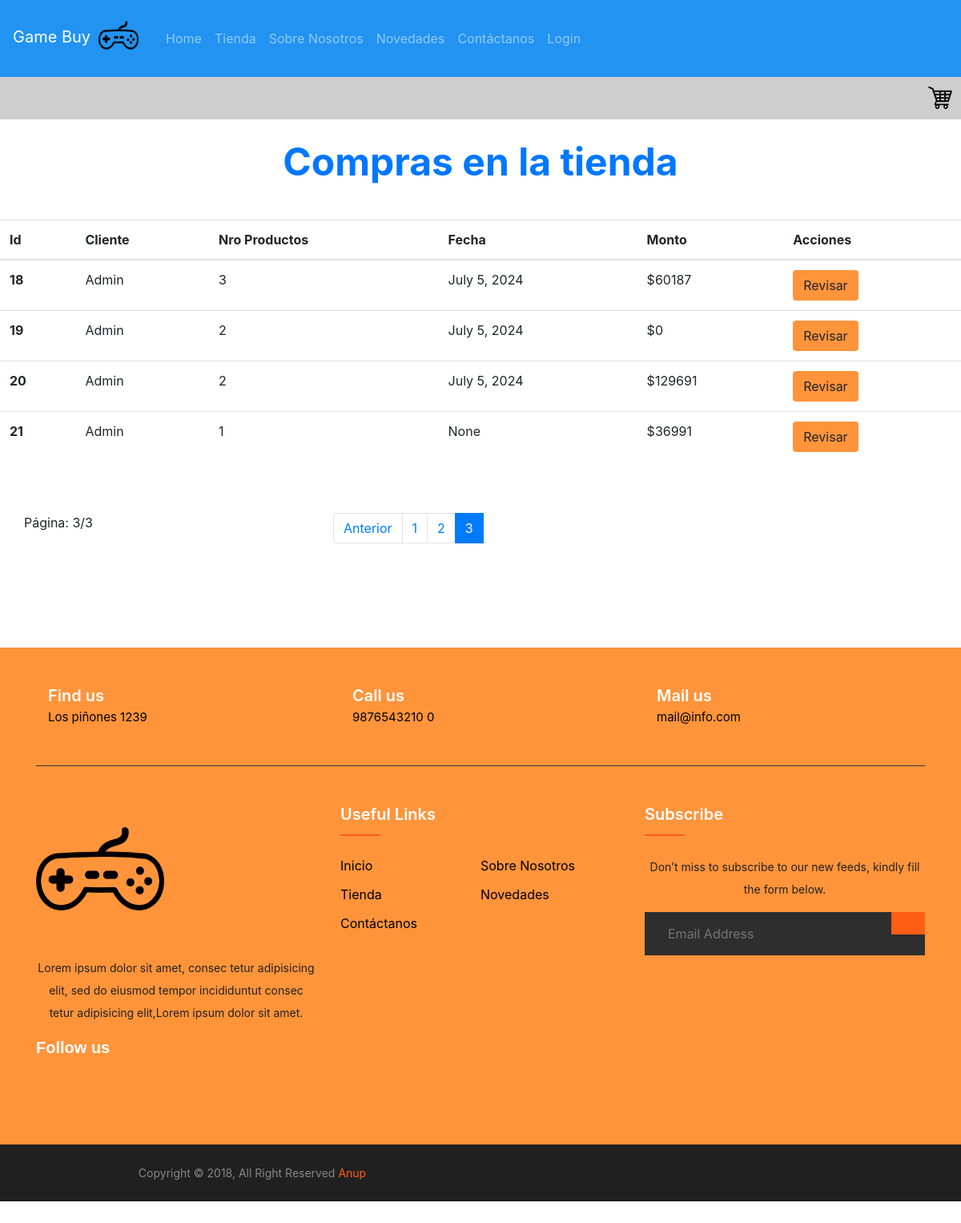
The page /tienda/crud_pedido?pagina=3 on the database as committed earlier.
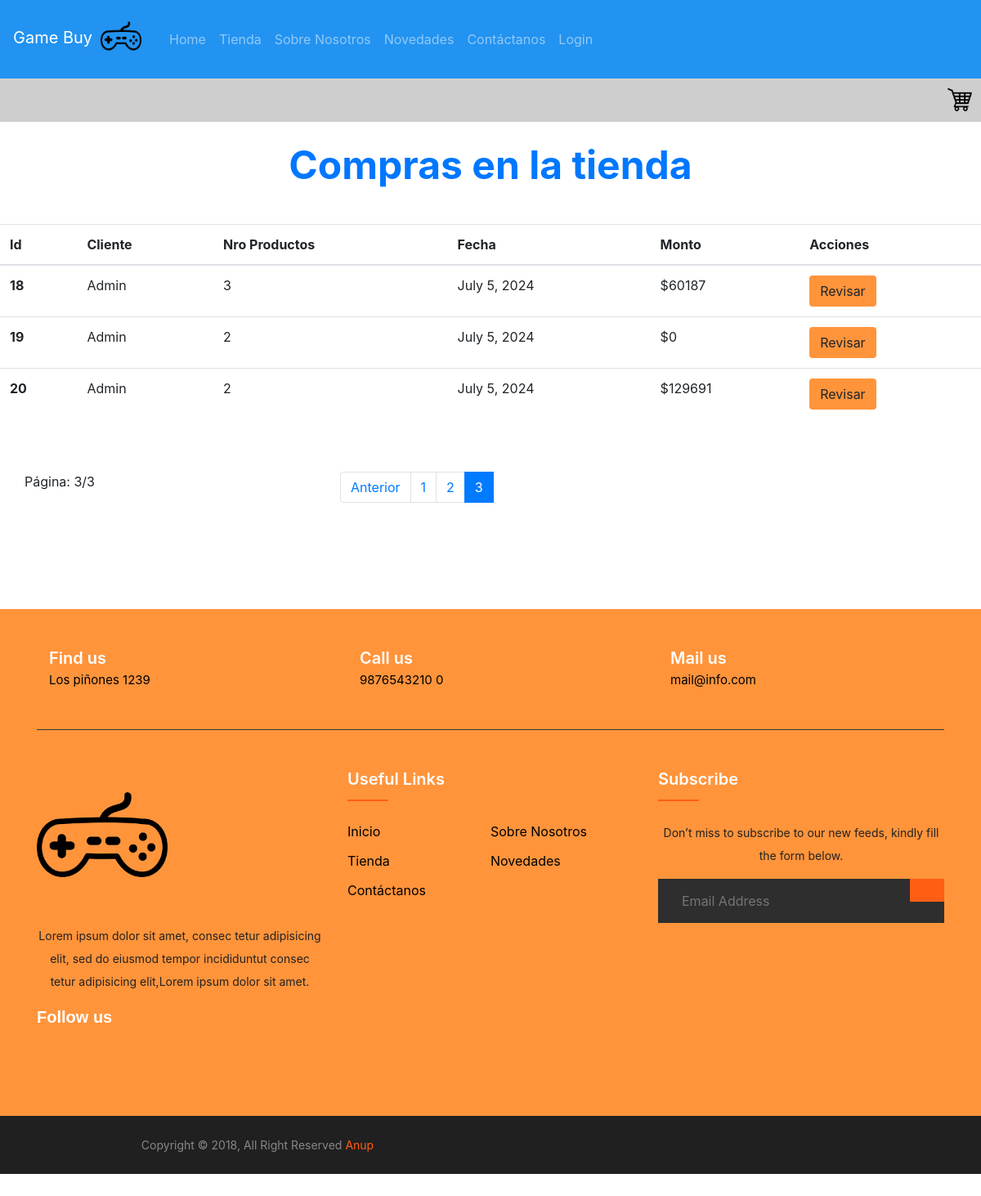
The same page on the database as committed later.
### tienda/models.py (models this page shows)
class Pedido(models.Model):
    id= models.AutoField(db_column= 'pedido_id', primary_key= True)
    nro_productos= models.IntegerField(default=0)
    f_cliente= models.ForeignKey(Cliente, db_column='cli_FK', on_delete=models.CASCADE)
    envio= models.BooleanField(default= True)
    fecha_compra= models.DateField(null= True)
    current= models.BooleanField(default= True)
    total_precio= models.IntegerField(default= 0)

class Cliente(models.Model):
    user= models.OneToOneField(User, null= True, on_delete=models.CASCADE)
    nombre= models.CharField(max_length= 50)
    primer_apellido= models.CharField(max_length= 50)
    segundo_apellido= models.CharField(max_length= 50)
    direccion= models.CharField(max_length= 60, null= True)
    telefono= models.IntegerField(null=True)

### tienda/views.py (the view)
# urls.py: path("crud_pedido", views.crud_pedido, name="crud_pedido"),
def crud_pedido(request):
    if request.method== "POST":
        id_p= request.POST.get("id_boton")
        pedido= Pedido.objects.get(id= id_p)
        cliente= pedido.f_cliente
        context={
            "pedido": pedido,
            "cliente": cliente
        }
        return render(request, "tienda/pedido_det.html", context)
    else:
        pedidos= Pedido.objects.all()
        pagina = Paginator(pedidos, 5)
        lista_pagina = request.GET.get('pagina')
        pagina = pagina.get_page(lista_pagina)
        context={"pedidos": pedidos,
                 "pagina": pagina}
        return render(request, "tienda/crud_boleta.html", context)

### tienda/templates/tienda/crud_boleta.html (shortened to what this page needs)
{% extends 'tienda/base.html' %}
{% load static %}
{% block content %}
<h1 class="my-4">Compras en la tienda</h1>
<div class="table-contenedor">
<table class="table table-hover tabla-crud">
    <thead>
      <tr>
        <th scope="col">Id</th>
        <th scope="col">Cliente</th>
        <th scope="col">Nro Productos</th>
        <th scope="col">Fecha</th>
        <th scope="col">Monto</th>
        <th scope="col">Acciones</th>
      </tr>
    </thead>
    <tbody>
        {% for ped in pagina.object_list %}
            <tr>
              <th scope="row">{{ped.id}}</th>
              <td>{{ped.f_cliente.user.username}}</td>
              <td>{{ped.nro_productos}}</td>
              <td>{{ped.fecha_compra}}</td>
              <td>${{ped.total_precio}}</td>
              <form method="POST">
                <td><button type="submit" value="{{ped.id}}" name="id_boton" class="btn btn-crud">Revisar</button></td>
              </form>
            </tr>
        {% endfor %}
    </tbody>
  </table>
</div>
<div class="container">
  <div class="row my-5">
      <p>Página: {{pagina.number}}/{{pagina.paginator.num_pages}}</p>
      <div class="col-md-4 offset-md-3">
          <nav aria-label="...">
              <ul class="pagination">
                  <li class="page-item">
                      {% if pagina.has_previous %}
                          <a class="page-link" href="{% url 'crud_pedido' %}?pagina={{pagina.previous_page_number}}">Anterior</a>
                      {% endif %}
                  </li>
                  {% for num_page in pagina.paginator.page_range %}
                  <br />
                      {% if pagina.number == num_page %}
                          <li class="page-item active" aria-current="page">
                              <a class="page-link" href="{% url 'crud_pedido' %}?pagina={{num_page}}">{{num_page}}</a>
                          </li>
                      {% else %}
                          <li class="page-item" aria-current="page">
                              <a class="page-link" href="{% url 'crud_pedido' %}?pagina={{num_page}}">{{num_page}}</a>
                          </li>
                      {% endif %}
                  <br />
                  {% endfor %}
              </ul>
          </nav>
      </div>
  </div>
</div>
{% endblock %}

### tienda/templates/tienda/base.html (shortened to what this page needs)
<!DOCTYPE html>
<html lang="en">
<head>
    {% load static %}
    <link rel="stylesheet" href="https://cdn.jsdelivr.net/npm/bootstrap@4.6.2/dist/css/bootstrap.min.css">
    {% if current == 'carro' %}
    <link rel="stylesheet", href="{% static 'css/cart.css' %}">
    {% else %}
    <link rel="stylesheet" href="{% static 'css/style.css'  %}">
    {% endif%}
</head>
<body>
    <nav class="navbar navbar-expand-lg navbar-dark  navbar-clase">
      <a class="navbar-brand" href="{% url 'home' %}">Game Buy<img src="{% static 'img/logo_1.png' %}" class="logo-img"></a>
      <div class="collapse navbar-collapse" id="navbarNav">
        <ul class="navbar-nav">
            <li class="nav-item  {% if current == 'home' %} active {% endif %}">
                    <a class="nav-link" href="{% url 'home' %}">Home <span class="sr-only">(current)</span></a>
            </li>
            <li class="nav-item {% if current == 'tienda' %} active {% endif %}">
                <a class="nav-link" href="{% url 'tienda' %}">Tienda</a>
            </li>
            <li class="nav-item {% if current == 'about' %} active {% endif %}">
                <a class="nav-link" href="{% url 'about' %}">Sobre Nosotros</a>
            </li>
            <li class="nav-item {% if current == 'novedades' %} active {% endif %}">
                <a class="nav-link" href="{% url 'novedades' %}">Novedades</a>
            </li>
            <li class="nav-item {% if current == 'contacto' %} active {% endif %}">
                <a class="nav-link" href="{% url 'contactar' %}">Contáctanos</a>
            </li>
          {% if user.is_authenticated %}
            <li class="nav-item  {% if current == 'login' %} active {% endif %}dropdown">
                <a class="nav-link dropdown-toggle"  data-toggle="dropdown" aria-haspopup="true" aria-expanded="false">
                    {{user.username}} </a>
                <div class="dropdown-menu" aria-labelledby="navbarDropdownMenuLink">
                    <a class="dropdown-item" href="{% url 'perfil' %}">Ver Perfil</a>
                    <a class="dropdown-item" href="{% url 'logout_t' %}">Cerrar Sesión</a>
                </div>
            </li>
          {% else %}
            <li>
                <a class="nav-link {% if current == 'login' %}active{% endif %}" href="{% url 'login_t' %}">Login</a>
            </li>
          {% endif %}
        </ul>
      </div>
    </nav>
    {% if current != 'login' and current != 'carro' %}
        <div class="linea-carro">
            <a href="{% url 'cart' %}"><img src="{% static 'img/carrito.png' %}"></a>
        </div>
    {% endif %}
    {% block content %} {% endblock %}
<footer class="footer-section ">
    <div class="container">
        <div class="footer-cta pt-5 pb-5">
            <div class="row">
                <div class="col-xl-4 col-md-4 mb-30">
                    <div class="single-cta">
                        <div class="cta-text">
                            <h4>Find us</h4>
                            <span>Los piñones 1239</span>
                        </div>
                    </div>
                </div>
                <div class="col-xl-4 col-md-4 mb-30">
                    <div class="single-cta">
                        <div class="cta-text">
                            <h4>Call us</h4>
                            <span>9876543210 0</span>
                        </div>
                    </div>
                </div>
                <div class="col-xl-4 col-md-4 mb-30">
                    <div class="single-cta">
                        <div class="cta-text">
                            <h4>Mail us</h4>
                            <span>mail@info.com</span>
                        </div>
                    </div>
                </div>
            </div>
        </div>
        <div class="footer-content pt-5 pb-5">
            <div class="row">
                <div class="col-xl-4 col-lg-4 mb-50">
                    <div class="footer-widget">
                        <div class="footer-logo">
                            <a href="index.html"><img src="{% static 'img/logo_1.png' %}" class="img-fluid" alt="logo"></a>
                        </div>
                        <div class="footer-text">
                            <p>Lorem ipsum dolor sit amet, consec tetur adipisicing elit, sed do eiusmod tempor incididuntut consec tetur adipisicing
                            elit,Lorem ipsum dolor sit amet.</p>
                        </div>
                        <div class="footer-social-icon">
                            <span>Follow us</span>
                        </div>
                    </div>
                </div>
                <div class="col-xl-4 col-lg-4 col-md-6 mb-30">
                    <div class="footer-widget">
                        <div class="footer-widget-heading">
                            <h3>Useful Links</h3>
                        </div>
                        <ul>
                            <li><a href="{% url 'home' %}">Inicio</a></li>
                            <li><a href="{% url 'about' %}">Sobre Nosotros</a></li>
                            <li><a href="{% url 'tienda' %}">Tienda</a></li>
                            <li><a href="{% url 'novedades' %}">Novedades</a></li>
                            <li><a href="{% url 'contactar' %}">Contáctanos</a></li>
                        </ul>
                    </div>
                </div>
                <div class="col-xl-4 col-lg-4 col-md-6 mb-50">
                    <div class="footer-widget">
                        <div class="footer-widget-heading">
                            <h3>Subscribe</h3>
                        </div>
                        <div class="footer-text mb-25">
                            <p>Don’t miss to subscribe to our new feeds, kindly fill the form below.</p>
                        </div>
                        <div class="subscribe-form">
                            <form action="#">
                                <input type="text" placeholder="Email Address">
                                <button></button>
                            </form>
                        </div>
                    </div>
                </div>
            </div>
        </div>
    </div>
    <div class="copyright-area">
        <div class="container">
            <div class="row">
                <div class="col-xl-6 col-lg-6 text-center text-lg-left">
                    <div class="copyright-text">
                        <p>Copyright &copy; 2018, All Right Reserved <a href="https://codepen.io/anupkumar92/">Anup</a></p>
                    </div>
                </div>
                <div class="col-xl-6 col-lg-6 d-none d-lg-block text-right">
                </div>
            </div>
        </div>
    </div>
</footer>
</body>
</html>

### tienda/static/css/style.css (style rules this page uses)
h1 { font-size: 3em; font-weight: bold; text-align: center; color: rgb(0, 119, 255); }
p { text-align: center; margin: 0; }
html, body { overflow-x: hidden; padding: 0px; margin: 0px; border: 0px; height: 100vh; width: 100vw; box-sizing: border-box; }
.btn-crud { background-color: #FF943B; }
.table-contenedor { display: flex; justify-content: center; }
.tabla-crud { margin-top: 20px; width: 1200px; }
.linea-carro { display: flex; background-color: #CECECE; justify-content: end; }
.linea-carro img { width: 2.5rem; height: 2.5rem; left: 100%; margin: 0.4rem }
.navbar-clase { margin-bottom: 0px; background-color: #2293F1; }
.logo-img { padding: 4px 10px 12px 10px; height: 70px; width: 70px; }
ul { margin: 0px; padding: 0px; }
.footer-section { background: #FF943B; position: relative; margin-top: 10%; }
.footer-cta { border-bottom: 1px solid #373636; }
.cta-text { padding-left: 15px; display: inline-block; }
.cta-text h4 { color: #fff; font-size: 20px; font-weight: 600; margin-bottom: 2px; }
.cta-text span { color: black; font-size: 15px; }
.footer-content { position: relative; z-index: 2; }
.footer-logo { margin-bottom: 30px; }
.footer-logo img { max-width: 200px; width: 10rem; }
.footer-text p { margin-bottom: 14px; font-size: 14px; color:#242222; line-height: 28px; }
.footer-social-icon span { color: #fff; display: block; font-size: 20px; font-weight: 700; font-family: 'Poppins', sans-serif; margin-bottom: 20px; }
.footer-widget-heading h3 { color: #fff; font-size: 20px; font-weight: 600; margin-bottom: 40px; position: relative; }
.footer-widget-heading h3::before { content: ""; position: absolute; left: 0; bottom: -15px; height: 2px; width: 50px; background: #ff5e14; }
.footer-widget ul li { display: inline-block; float: left; width: 50%; margin-bottom: 12px; }
.footer-widget ul li a { color: black; text-transform: capitalize; }
.subscribe-form { position: relative; overflow: hidden; }
.subscribe-form input { width: 100%; padding: 14px 28px; background: #2E2E2E; border: 1px solid #2E2E2E; color: #fff; }
.subscribe-form button { position: absolute; right: 0; background: #ff5e14; padding: 13px 20px; border: 1px solid #ff5e14; top: 0; }
.copyright-area { background: #202020; padding: 25px 0; }
.copyright-text p { margin: 0; font-size: 14px; color: #878787; }
.copyright-text p a { color: #ff5e14; }

Rows that differ between the two databases and show on the page:
removed Pedido: id "21", f_cliente.user.username "Admin", nro_productos "1", fecha_compra "None", total_precio "36991"
